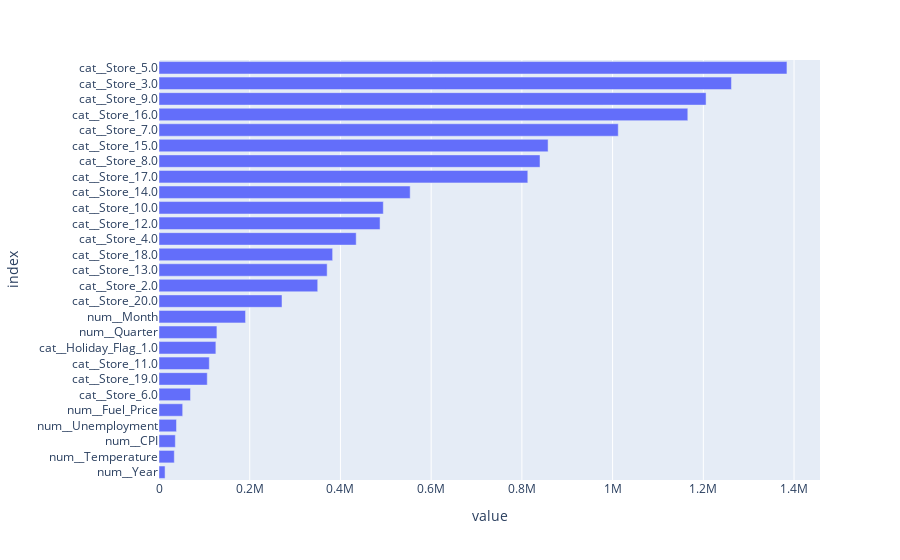

The cell this chart's notebook holds for it:
### Code cell
# Compute abs() and sort values
feature_importance = abs(coefs).sort_values(by = 'coefficients')
# Plot coefficients
fig4 = px.bar(feature_importance, orientation = 'h')
fig4.update_layout(showlegend = False,
                  margin = {'l': 120} # to avoid cropping of column names
                 )
fig4.show()
fig4.write_image("graphics/LinReg_feature_weight.png")

### Figure 1 — Plotly figure (JSON) as saved in the notebook; plotly's stock layout.template omitted (floating-point values rounded to 4 significant figures)
{"data": [{"alignmentgroup": "True", "hovertemplate": "variable=coefficients<br>value=%{x}<br>index=%{y}<extra></extra>", "legendgroup": "coefficients", "marker": {"color": "#636efa", "pattern": {"shape": ""}}, "name": "coefficients", "offsetgroup": "coefficients", "orientation": "h", "showlegend": true, "textposition": "auto", "type": "bar", "x": [13350.0, 33740.0, 35990.0, 38570.0, 52200.0, 69480.0, 106400.0, 110900.0, 125400.0, 127700.0, 190800.0, 271200.0, 349900.0, 370700.0, 382800.0, 434700.0, 487300.0, 494500.0, 553700.0, 813100.0, 840000.0, 857800.0, 1012000.0, 1166000.0, 1206000.0, 1262000.0, 1384000.0], "xaxis": "x", "y": ["num__Year", "num__Temperature", "num__CPI", "num__Unemployment", "num__Fuel_Price", "cat__Store_6.0", "cat__Store_19.0", "cat__Store_11.0", "cat__Holiday_Flag_1.0", "num__Quarter", "num__Month", "cat__Store_20.0", "cat__Store_2.0", "cat__Store_13.0", "cat__Store_18.0", "cat__Store_4.0", "cat__Store_12.0", "cat__Store_10.0", "cat__Store_14.0", "cat__Store_17.0", "cat__Store_8.0", "cat__Store_15.0", "cat__Store_7.0", "cat__Store_16.0", "cat__Store_9.0", "cat__Store_3.0", "cat__Store_5.0"], "yaxis": "y"}], "layout": {"barmode": "relative", "legend": {"title": {"text": "variable"}, "tracegroupgap": 0}, "margin": {"l": 120, "t": 60}, "showlegend": false, "xaxis": {"anchor": "y", "domain": [0, 1], "title": {"text": "value"}}, "yaxis": {"anchor": "x", "domain": [0, 1], "title": {"text": "index"}}}}
